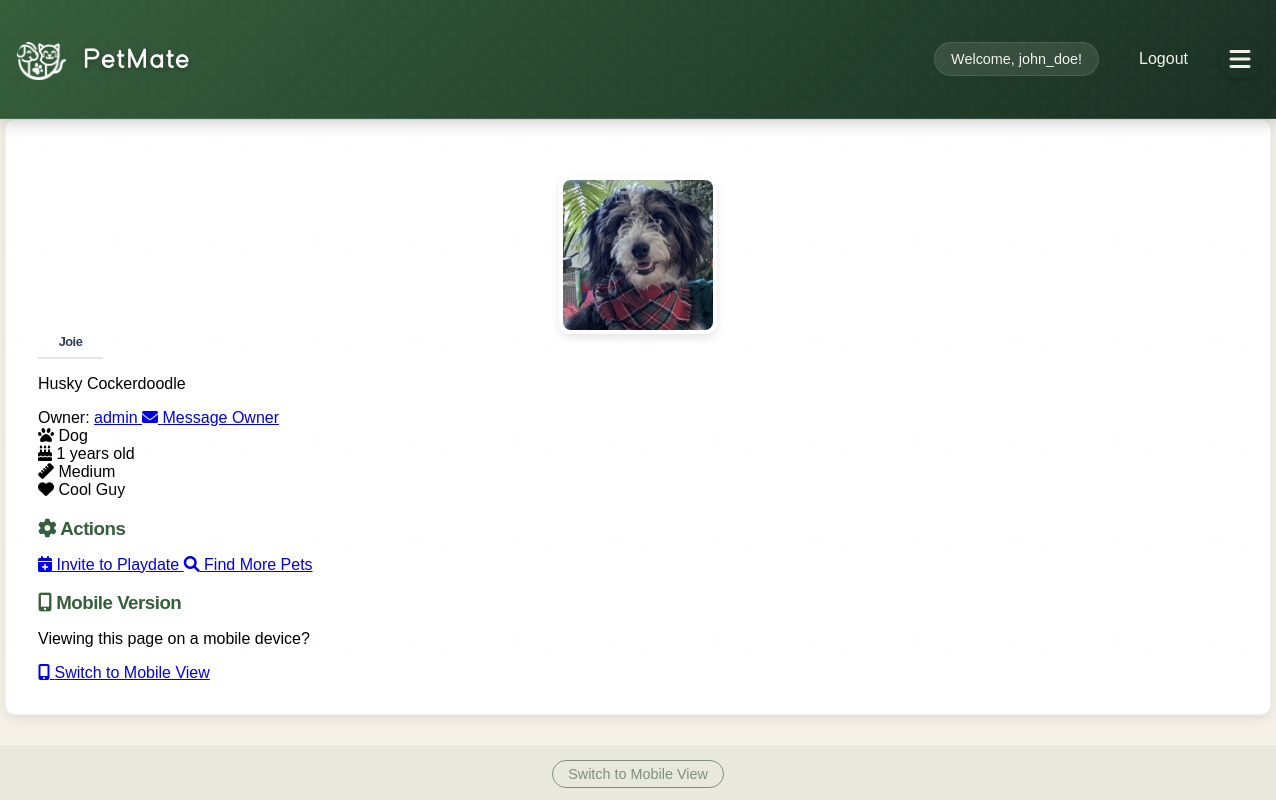
The page /pets/pet/4 (signed in) on the database its author committed.
### app/models/user.py (models this page shows, shortened)
class User(db.Model, UserMixin):
    __tablename__ = 'users'
    id = db.Column(db.Integer, primary_key=True)
    username = db.Column(db.String(80), unique=True, nullable=False)
    email = db.Column(db.String(120), unique=True, nullable=False)
    password_hash = db.Column(db.String(128))
    name = db.Column(db.String(120))  # User's full name
    created_at = db.Column(db.DateTime, default=datetime.utcnow)
    profile_picture = db.Column(db.String(255))  # Store the filename of uploaded image
    bio = db.Column(db.Text)  # User bio
    location = db.Column(db.String(200))  # User location
    is_admin = db.Column(db.Boolean, default=False)
    account_status = db.Column(db.String(20), default='active')  # active, suspended, banned
    last_login = db.Column(db.DateTime)
    account_notes = db.Column(db.Text)  # Admin notes about the user
    preferred_meetup_types = db.Column(db.String(255))  # e.g., "parks,beaches,dog runs"
    availability = db.Column(db.String(255))  # e.g., "weekends,evenings"
    pet_owner_since = db.Column(db.Integer)  # Year they became a pet owner
    pet_experience_level = db.Column(db.String(50))  # e.g., "beginner", "intermediate", "expert"
    pets = db.relationship('Pet', backref='owner', lazy=True)
    hosted_playdates = db.relationship('Playdate', foreign_keys='Playdate.host_id', lazy=True)
    attended_playdates = db.relationship('Playdate', secondary=playdate_attendees, lazy=True)
    reviews_received = db.relationship('Review',
                                     foreign_keys='Review.reviewed_user_id',
                                     back_populates='reviewed_user',
                                     lazy='joined')
    reviews_given = db.relationship('Review',
                                  foreign_keys='Review.reviewer_id',
                                  back_populates='reviewer',
                                  lazy='joined')
    @property
    def is_authenticated(self):
        return True
    def get_unread_message_count(self):
        from app.models.message import Message
        return Message.query.filter_by(recipient_id=self.id, is_read=False).count()

### app/models/pet.py (models this page shows, shortened)
class Pet(db.Model):
    __tablename__ = 'pets'
    id = db.Column(db.Integer, primary_key=True)
    owner_id = db.Column(db.Integer, db.ForeignKey('users.id', ondelete='CASCADE'), nullable=False)
    name = db.Column(db.String(100), nullable=False)
    species = db.Column(db.String(50), nullable=False)
    breed = db.Column(db.String(100))
    age = db.Column(db.Integer)
    size = db.Column(db.String(20))  # Small, Medium, Large
    gender = db.Column(db.String(20))
    image_filename = db.Column(db.String(255))
    bio = db.Column(db.Text)
    created_at = db.Column(db.DateTime, default=datetime.utcnow)
    updated_at = db.Column(db.DateTime, default=datetime.utcnow, onupdate=datetime.utcnow)
    energy_level = db.Column(db.String(20))  # Low, Medium, High
    friendliness = db.Column(db.String(20))  # Shy, Moderate, Outgoing
    training_level = db.Column(db.String(20))  # Basic, Intermediate, Advanced
    special_needs = db.Column(db.Text)
    preferred_playmates = db.Column(db.String(255))  # e.g., "small dogs, cats"

### app/routes/pets.py (the view)
@bp.route('/pet/<int:pet_id>')
def view_pet(pet_id):
    if 'username' not in session:
        return redirect(url_for('auth.login'))
    current_user = User.query.filter_by(username=session['username']).first()
    pet = Pet.query.get_or_404(pet_id)
    owner = User.query.get(pet.owner_id)
    user_agent = request.headers.get('User-Agent', '').lower()
    is_mobile = any(device in user_agent for device in ['iphone', 'android', 'mobile', 'tablet'])
    mode = request.args.get('mode', None)
    use_mobile = is_mobile and mode != 'desktop'
    template = 'mobile_view_pet.html' if use_mobile else 'view_pet.html'
    is_owner = current_user.id == pet.owner_id
    return render_template(
        template,
        pet=pet,
        owner=owner,
        is_owner=is_owner,
        user=current_user
    )

### app/__init__.py (called while the page is built)
@login_manager.user_loader
def load_user(user_id):
    from app.models.user import User
    return User.query.get(int(user_id))

### app/templates/view_pet.html (shortened to what this page needs)
{% extends "base.html" %}
{% block content %}
<div class="container">
    <div class="pet-profile">
        <div class="pet-header">
            <div class="pet-header-image">
                {% if pet.image_filename %}
                    <img src="{{ url_for('static', filename='pet_images/' + pet.image_filename) }}" alt="{{ pet.name }}" class="pet-image">
                {% else %}
                    <div class="pet-image-placeholder">
                        <i class="fas fa-paw"></i>
                    </div>
                {% endif %}
            </div>
            <div class="pet-header-info">
                <h1 class="pet-name">{{ pet.name }}</h1>
                <p class="pet-breed">{{ pet.breed }}</p>
                <div class="pet-owner-info">
                    <span class="owner-label">Owner:</span>
                    <a href="{{ url_for('main.view_profile', user_id=owner.id) }}" class="owner-link">
                        {{ owner.username }}
                    </a>
                    {% if not is_owner %}
                        <a href="{{ url_for('messages.send_message', recipient_id=owner.id) }}" class="btn btn-sm btn-outline-primary ml-3">
                            <i class="fas fa-envelope"></i> Message Owner
                        </a>
                    {% endif %}
                </div>
                <div class="pet-quick-info">
                    <div class="pet-info-item">
                        <i class="fas fa-paw"></i> {{ pet.species }}
                    </div>
                    <div class="pet-info-item">
                        <i class="fas fa-birthday-cake"></i> {{ pet.age }} years old
                    </div>
                    <div class="pet-info-item">
                        <i class="fas fa-ruler"></i> {{ pet.size }}
                    </div>
                    <div class="pet-info-item">
                        <i class="fas fa-heart"></i> {{ pet.bio }}
                    </div>
                </div>
            </div>
        </div>
        <div class="pet-content">
            <div class="row">
                <div class="col-md-4">
                    <div class="card mb-4">
                        <div class="card-header">
                            <h3><i class="fas fa-cog"></i> Actions</h3>
                        </div>
                        <div class="card-body">
                            {% if is_owner %}
                                <a href="{{ url_for('pets.edit_pet', pet_id=pet.id) }}" class="btn btn-block btn-outline-primary mb-3">
                                    <i class="fas fa-edit"></i> Edit Pet Profile
                                </a>
                                <a href="{{ url_for('playdates.create_playdate') }}" class="btn btn-block btn-primary mb-3">
                                    <i class="fas fa-calendar-plus"></i> Schedule Playdate
                                </a>
                                <form action="{{ url_for('pets.delete_pet', pet_id=pet.id) }}" method="POST"
                                      onsubmit="return confirm('Are you sure you want to delete this pet? This action cannot be undone.');">
                                    <button type="submit" class="btn btn-block btn-danger">
                                        <i class="fas fa-trash"></i> Delete Pet
                                    </button>
                                </form>
                            {% else %}
                                <a href="{{ url_for('playdates.create_playdate') }}" class="btn btn-block btn-primary mb-3">
                                    <i class="fas fa-calendar-plus"></i> Invite to Playdate
                                </a>
                                <a href="{{ url_for('main.search') }}" class="btn btn-block btn-outline-primary">
                                    <i class="fas fa-search"></i> Find More Pets
                                </a>
                            {% endif %}
                        </div>
                    </div>
                    <div class="card">
                        <div class="card-header">
                            <h3><i class="fas fa-mobile-alt"></i> Mobile Version</h3>
                        </div>
                        <div class="card-body text-center">
                            <p>Viewing this page on a mobile device?</p>
                            <a href="{{ url_for('pets.view_pet', pet_id=pet.id) }}?mode=mobile" class="btn btn-outline-secondary">
                                <i class="fas fa-mobile-alt"></i> Switch to Mobile View
                            </a>
                        </div>
                    </div>
                </div>
            </div>
        </div>
    </div>
</div>
{% endblock %}

### app/templates/base.html (shortened to what this page needs)
<!DOCTYPE html>
<html>
<head>
    <link rel="stylesheet" href="{{ url_for('static', filename='style.css') }}">
    <link rel="stylesheet" href="{{ url_for('static', filename='how-it-works.css') }}">
    <link rel="stylesheet" href="{{ url_for('static', filename='feature-cards.css') }}">
    <link rel="stylesheet" href="{{ url_for('static', filename='custom-font.css') }}">
    <link rel="stylesheet" href="https://cdnjs.cloudflare.com/ajax/libs/font-awesome/6.0.0/css/all.min.css">
</head>
<body>
    <nav>
        <div class="nav-container">
            <h1>
                <a href="{{ url_for('main.index') }}" class="site-title">
                    <div class="logo">
                        <div class="logo-icon"></div>
                        <div class="logo-text">Pet<span class="highlight">Mate</span></div>
                    </div>
                </a>
            </h1>
            <div class="nav-links">
                {% if 'username' in session %}
                    <div class="user-menu">
                        <span>Welcome, {{ session['username'] }}!</span>
                        <a href="{{ url_for('auth.logout') }}">Logout</a>
                    </div>
                    <button class="menu-toggle">
                        <i class="fas fa-bars"></i>
                    </button>
                {% else %}
                    <a href="{{ url_for('auth.login') }}">Login</a>
                    <a href="{{ url_for('auth.register') }}">Register</a>
                {% endif %}
            </div>
        </div>
    </nav>
    <main>
        {% block content %}{% endblock %}
    </main>
    <footer class="view-toggle">
        <a href="#" id="view-mobile-version">Switch to Mobile View</a>
    </footer>
</body>
</html>

### static/how-it-works.css (style rules this page uses)
:root { --sage-green: #809980; --warm-brown: #966F50; --terracotta: #CD5C41; --deep-forest: #2F4858; --light-gray: #f7f9fc; }

### static/feature-cards.css (style rules this page uses)
:root { --sage-green: #809980; --warm-brown: #966F50; --terracotta: #CD5C41; --deep-forest: #355E3B; --light-gray: #f7f9fc; }

### rows shown on the page
User: username "john_doe"
Pet: image_filename+name (picture), name "Joie", breed "Husky Cockerdoodle", species "Dog", age "1", size "Medium", bio "Cool Guy"
User: username "admin"
